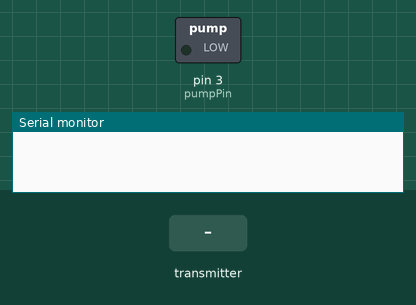
The sketch below on a simulated Arduino Uno, built with avr-gcc and run on an emulated ATmega328P. Shown: switched loads named in the sketch (green lamp = pin HIGH), the last lines printed to the serial monitor. Dashed ring = blinking. Inputs (shaded band) come from the test bench. No radio packets arrive unless stated.

Above: at 1.2 s.
1.3 s: the transmitter starts sending OnOff = 1
At 2.1 s:
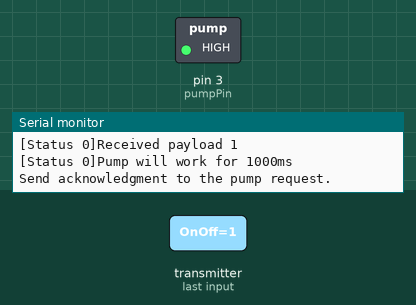
4.3 s: the transmitter starts sending OnOff = 0
At 5.3 s:
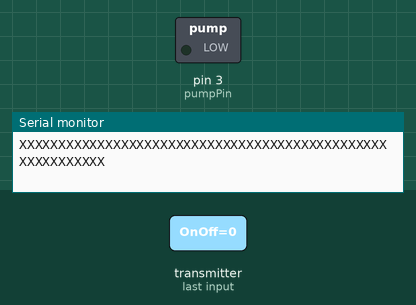
Timing chart, 0 to 7.3 s (numbered marks = the images above; inputs shaded):
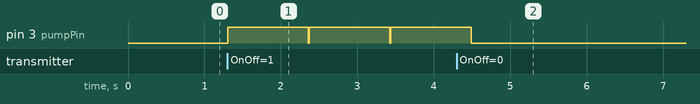

Measured:
- after the input at 1.3 s, pin 3 (pumpPin): alternates HIGH for 1.1 s and LOW for 0.01 s, starting at once
- after the input at 4.3 s, pin 3 (pumpPin): goes on until 4.5 s, then stays LOW

The sketch:

turnOnOff_RFv4.ino
```cpp
/**************PUMP NODE SETTINGS****************************/
#include "Blumentopf.h"
#include <SPI.h>
#include "printf.h"
#include "nRF24L01.h"
#include "RF24.h"
//function to initiate radio device with radio(CE pin,CS pin)
RF24 radio(9, 10);


/****************** User Config ***************************/


unsigned int OnOff=0, answer=0;
unsigned long previousTime=0,interval=0,dif=0;
const int pumpPin = 3;
int status;
byte addresses[][6] = {"Pump","Contr"};

void setup(){

  Serial.begin(115200);
  while(!Serial){}
  pinMode(pumpPin, OUTPUT);


  radio.begin();

  radio.setPALevel(RF24_PA_LOW);
  radio.setChannel(112);

  radio.openWritingPipe(addresses[1]);        // Both radios listen on the same pipes by default, but opposite addresses
  radio.openReadingPipe(1,addresses[0]);      // Open a reading pipe on address 0, pipe 1

  radio.startListening();                       // Start listening


  //Print debug info
  radio.printDetails();

  interval=0;
  status=0;

}


void loop(void) {
 unsigned long currentTime=millis();
 String out="";
 /********STATE 0*******/
 if(status==0){
   if(radio.available()){
      DEBUG_PRINTLNSTR("------------------------------------------------------");
      DEBUG_PRINTLNSTR("Available radio ");
      radio.read( &OnOff, sizeof(unsigned int) );             // Get the payload
      out="[Status 0]Received payload " + String(OnOff,DEC);
      DEBUG_PRINTLN(out);
      if(OnOff>0){
        status=1;
        digitalWrite(pumpPin, HIGH);
        interval=OnOff*1000L;
        previousTime=millis();
        out="[Status 0]Pump will work for " + String(interval,DEC) + "ms";
        DEBUG_PRINTLN(out);
        answer=OnOff;
        DEBUG_PRINTLNSTR("Send acknowledgment to the pump request.");
        /********Sending acknowlegment,which is the same number as OnOff time request**************/
        radio.stopListening();
        radio.write(&answer,sizeof(unsigned int));
        //no listening, because a second confirmation must be send
       /*******************************************************************************************/
      }else{
        status=2;
      }
      Serial.flush();
   }
  /********STATE 1*******/
 }else if(status==1){
    dif=(currentTime-previousTime);

   if((dif> interval)){
      out="[Status 1]ElapseTime[" + String(dif,DEC) + "] greater than Interval[" + String(interval,DEC) + "]";
      DEBUG_PRINTLN(out);
      answer=dif;//send him the total time needed
      DEBUG_PRINTLNSTR("Turn off the pump ");delay(50);
      digitalWrite(pumpPin, LOW);
      out = "[Status 1]Send final confirmation to the controller-ElapsedTime: " + String(answer,DEC);
      DEBUG_PRINTLN(out);
      /********Sending final confirmation,which is the total time measured during pump activation**/
      //is already in Transfer Mode
      radio.write(&answer,sizeof(unsigned int));
      radio.startListening();
      /*******************************************************************************************/
      DEBUG_PRINTLNSTR("[Status 1]Start listening again...: ");
      status=0;
      Serial.flush();
  }
   /********STATE 2*******/
 }else if(status==2)
 {
   /*There was a bad pump time request*/
   answer=-1;
    DEBUG_PRINTLNSTR("XXXXXXXXXXXXXXXXXXXXXXXXXXXXXXXXXXXXXXXXXXXXXXXXXXXXXXXXXX");
   out="[Status 2]A bad pump time request was received:  " + String(answer,DEC);
    DEBUG_PRINTLN(out);
   radio.stopListening();
   radio.write(&answer,sizeof(unsigned int));
   radio.startListening();
   DEBUG_PRINTLNSTR("XXXXXXXXXXXXXXXXXXXXXXXXXXXXXXXXXXXXXXXXXXXXXXXXXXXXXXXXXX");
   status=0;
 }

   //radio.printDetails();
}
```
